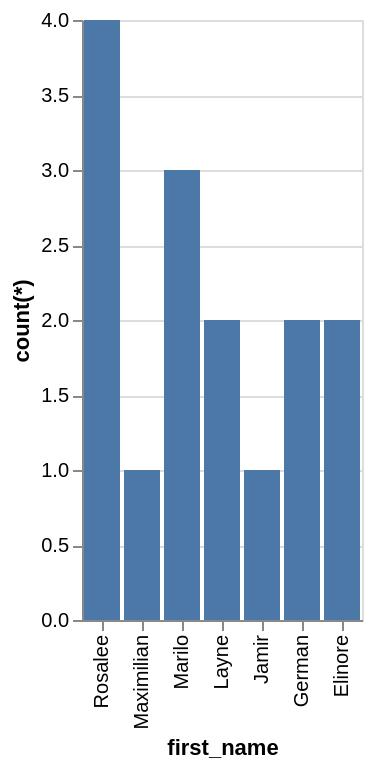

The specification (Vega-Lite) saved for this image:
### Vega-Lite specification from a JSON file in a GitHub repository (floating-point values rounded to 4 significant figures)
{"data": {"values": [{"x_data": "Rosalee", "y_data": 4}, {"x_data": "Maximilian", "y_data": 1}, {"x_data": "Marilo", "y_data": 3}, {"x_data": "Layne", "y_data": 2}, {"x_data": "Jamir", "y_data": 1}, {"x_data": "German", "y_data": 2}, {"x_data": "Elinore", "y_data": 2}]}, "mark": "bar", "encoding": {"x": {"field": "x_data", "type": "nominal", "title": "first_name", "sort": "descending"}, "y": {"field": "y_data", "type": "quantitative", "title": "count(*)"}}}
